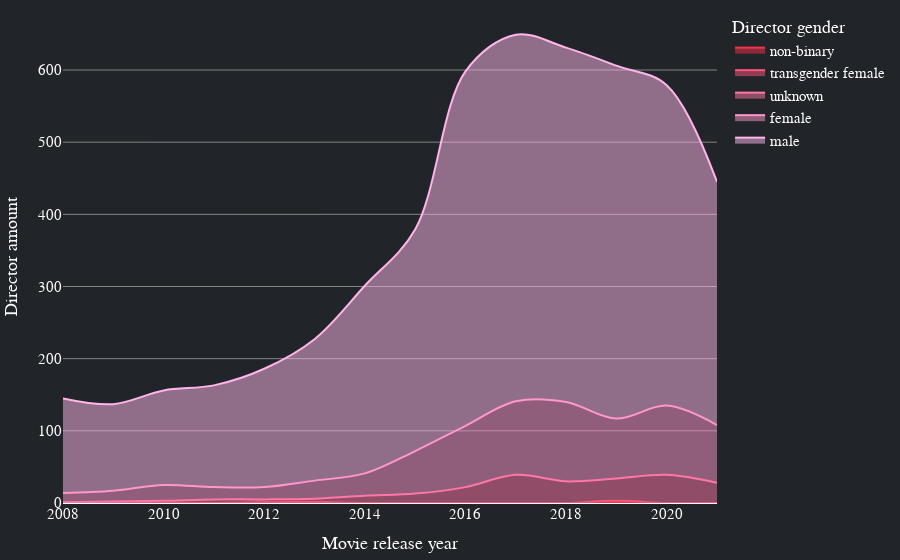

Notebook source saved alongside this figure:
### Code cell
fig = px.area(df2, x="year", y="val", color="gender", line_shape='spline', color_discrete_sequence= colors[::-1][1:], labels={'gender':'Director gender', 'val':'Director amount', 'year': 'Movie release year'}, custom_data=['gender'])

fig.update_traces( marker=dict(line=dict(width=2)),textfont=dict(family="Arial, san serif",size=16,color="#212529"),hoverlabel=dict(font_size=14,font_family="Arial, san serif", font_color='white'))

fig.update_traces(hovertemplate=('<br>In %{x}, %{y} films by %{customdata[0]} directors were recorded<br><extra></extra>'))
fig.update_layout(paper_bgcolor="#212529", plot_bgcolor ='rgba(0, 0, 0, 0)', hoverlabel_bordercolor='#212529',margin=margin, yaxis_gridcolor ='rgba(225, 225, 225, .5)', font_color="white", font_family="Arial, san serif", font_size=15, xaxis_showgrid=False)
fig.write_html('visualization/six.html')
fig.show()

### Figure 1 — Plotly figure (JSON) as saved in the notebook; plotly's stock layout.template omitted (floating-point values rounded to 4 significant figures)
{"data": [{"customdata": [["non-binary"], ["non-binary"]], "hoverlabel": {"font": {"color": "white", "family": "Arial, san serif", "size": 14}}, "hovertemplate": "<br>In %{x}, %{y} films by %{customdata[0]} directors were recorded<br><extra></extra>", "legendgroup": "non-binary", "line": {"color": "#f9314c", "shape": "spline"}, "marker": {"line": {"width": 2}, "symbol": "circle"}, "mode": "lines", "name": "non-binary", "orientation": "v", "showlegend": true, "stackgroup": "1", "textfont": {"color": "#212529", "family": "Arial, san serif", "size": 16}, "type": "scatter", "x": [2019, 2013], "xaxis": "x", "y": [1, 1], "yaxis": "y"}, {"customdata": [["transgender female"], ["transgender female"], ["transgender female"]], "hoverlabel": {"font": {"color": "white", "family": "Arial, san serif", "size": 14}}, "hovertemplate": "<br>In %{x}, %{y} films by %{customdata[0]} directors were recorded<br><extra></extra>", "legendgroup": "transgender female", "line": {"color": "#ff547c", "shape": "spline"}, "marker": {"line": {"width": 2}, "symbol": "circle"}, "mode": "lines", "name": "transgender female", "orientation": "v", "showlegend": true, "stackgroup": "1", "textfont": {"color": "#212529", "family": "Arial, san serif", "size": 16}, "type": "scatter", "x": [2019, 2012, 2009], "xaxis": "x", "y": [2, 1, 1], "yaxis": "y"}, {"customdata": [["unknown"], ["unknown"], ["unknown"], ["unknown"], ["unknown"], ["unknown"], ["unknown"], ["unknown"], ["unknown"], ["unknown"], ["unknown"], ["unknown"], ["unknown"], ["unknown"]], "hoverlabel": {"font": {"color": "white", "family": "Arial, san serif", "size": 14}}, "hovertemplate": "<br>In %{x}, %{y} films by %{customdata[0]} directors were recorded<br><extra></extra>", "legendgroup": "unknown", "line": {"color": "#ff76a7", "shape": "spline"}, "marker": {"line": {"width": 2}, "symbol": "circle"}, "mode": "lines", "name": "unknown", "orientation": "v", "showlegend": true, "stackgroup": "1", "textfont": {"color": "#212529", "family": "Arial, san serif", "size": 16}, "type": "scatter", "x": [2021, 2020, 2019, 2018, 2017, 2016, 2015, 2014, 2013, 2012, 2011, 2010, 2009, 2008], "xaxis": "x", "y": [28, 39, 31, 30, 39, 22, 13, 10, 5, 4, 5, 3, 1, 1], "yaxis": "y"}, {"customdata": [["female"], ["female"], ["female"], ["female"], ["female"], ["female"], ["female"], ["female"], ["female"], ["female"], ["female"], ["female"], ["female"], ["female"]], "hoverlabel": {"font": {"color": "white", "family": "Arial, san serif", "size": 14}}, "hovertemplate": "<br>In %{x}, %{y} films by %{customdata[0]} directors were recorded<br><extra></extra>", "legendgroup": "female", "line": {"color": "#ff96cc", "shape": "spline"}, "marker": {"line": {"width": 2}, "symbol": "circle"}, "mode": "lines", "name": "female", "orientation": "v", "showlegend": true, "stackgroup": "1", "textfont": {"color": "#212529", "family": "Arial, san serif", "size": 16}, "type": "scatter", "x": [2021, 2020, 2019, 2018, 2017, 2016, 2015, 2014, 2013, 2012, 2011, 2010, 2009, 2008], "xaxis": "x", "y": [80, 96, 83, 110, 102, 85, 59, 31, 25, 17, 17, 22, 15, 13], "yaxis": "y"}, {"customdata": [["male"], ["male"], ["male"], ["male"], ["male"], ["male"], ["male"], ["male"], ["male"], ["male"], ["male"], ["male"], ["male"], ["male"]], "hoverlabel": {"font": {"color": "white", "family": "Arial, san serif", "size": 14}}, "hovertemplate": "<br>In %{x}, %{y} films by %{customdata[0]} directors were recorded<br><extra></extra>", "legendgroup": "male", "line": {"color": "#ffb5ea", "shape": "spline"}, "marker": {"line": {"width": 2}, "symbol": "circle"}, "mode": "lines", "name": "male", "orientation": "v", "showlegend": true, "stackgroup": "1", "textfont": {"color": "#212529", "family": "Arial, san serif", "size": 16}, "type": "scatter", "x": [2021, 2020, 2019, 2018, 2017, 2016, 2015, 2014, 2013, 2012, 2011, 2010, 2009, 2008], "xaxis": "x", "y": [337, 444, 489, 491, 508, 491, 307, 260, 196, 164, 141, 131, 120, 131], "yaxis": "y"}], "layout": {"font": {"color": "white", "family": "Arial, san serif", "size": 15}, "hoverlabel": {"bordercolor": "#212529"}, "legend": {"title": {"text": "Director gender"}, "tracegroupgap": 0}, "margin": {"b": 10, "l": 10, "r": 10, "t": 10}, "paper_bgcolor": "#212529", "plot_bgcolor": "rgba(0, 0, 0, 0)", "xaxis": {"anchor": "y", "domain": [0, 1], "showgrid": false, "title": {"text": "Movie release year"}}, "yaxis": {"anchor": "x", "domain": [0, 1], "gridcolor": "rgba(225, 225, 225, .5)", "title": {"text": "Director amount"}}}}
